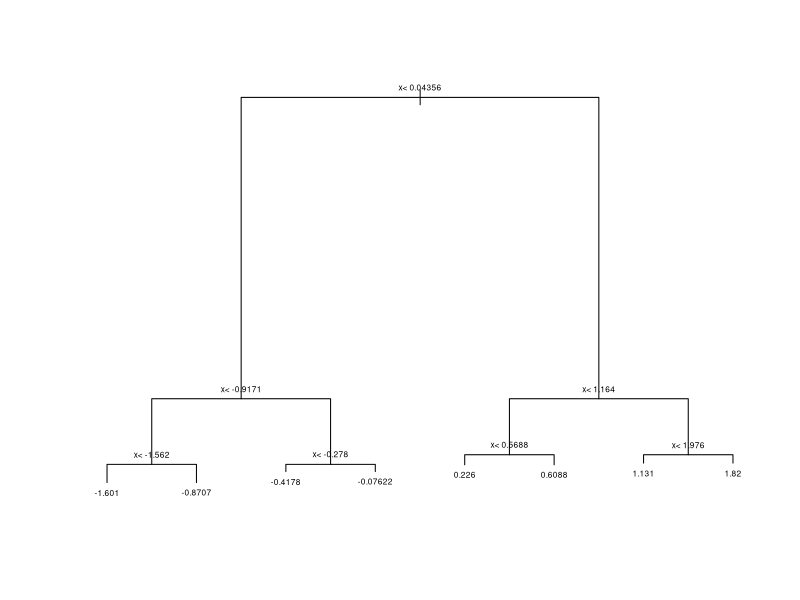
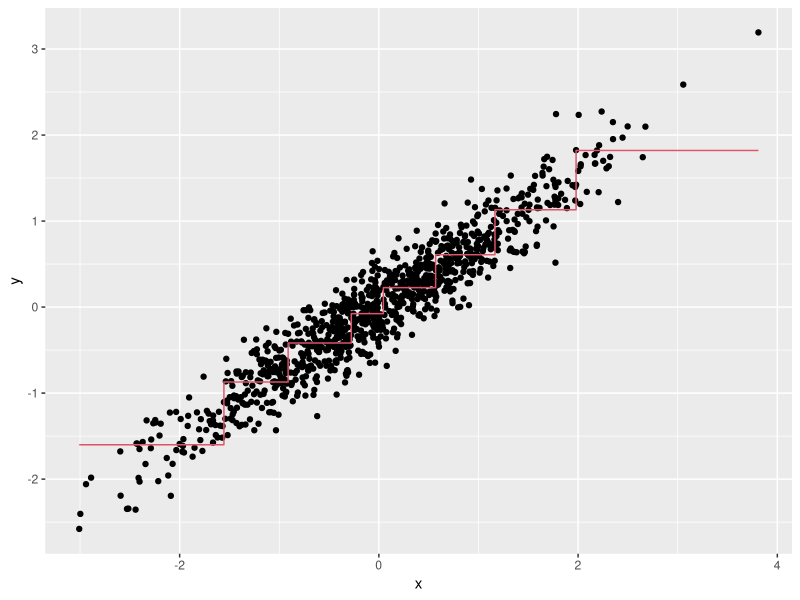
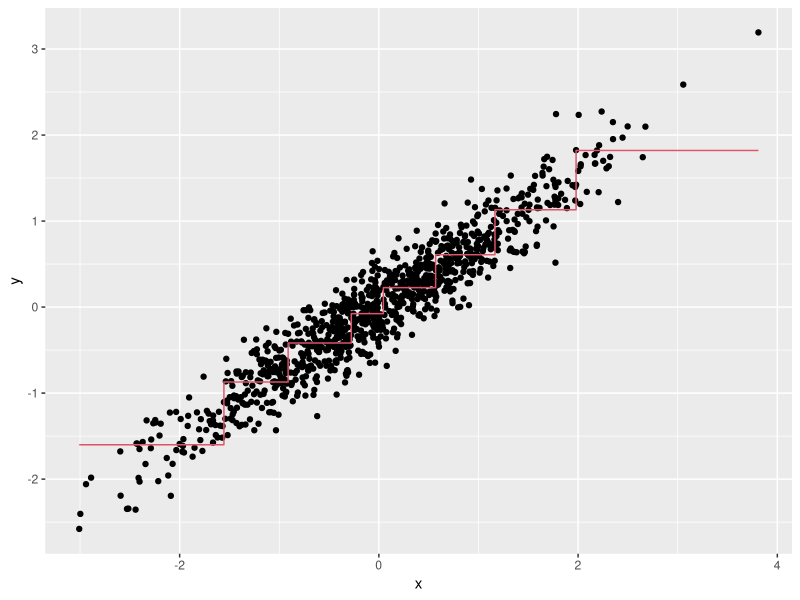
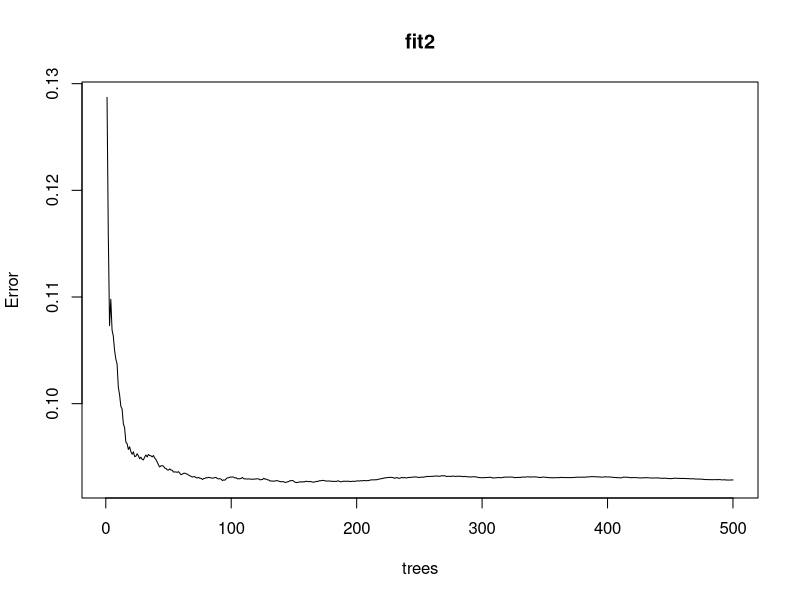
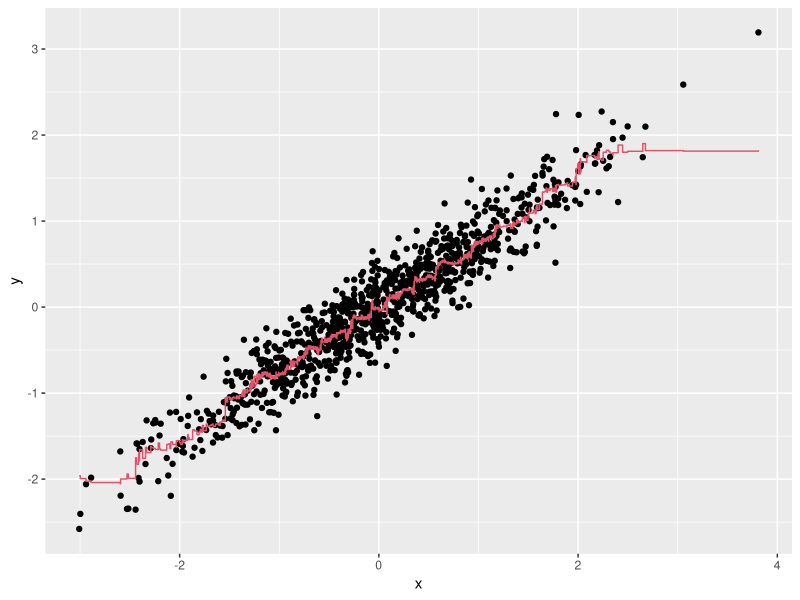

Write R code to recreate these figures, in order.
library(tidyverse)
library(rpart)
n <- 1000
sigma <- 0.25
#set.seed(1) 
set.seed(1, sample.kind = "Rounding") #if using R 3.6 or later
x <- rnorm(n, 0, 1)
y <- 0.75 * x + rnorm(n, 0, sigma)
dat <- data.frame(x = x, y = y)
fit <- rpart(y ~ ., data = dat)

plot(fit)
text(fit,cex=0.5)

dat %>% 
  mutate(y_hat = predict(fit)) %>% 
  ggplot() +
  geom_point(aes(x, y)) +
  geom_step(aes(x, y_hat), col=2)

library(randomForest)
fit2 <-  randomForest(y ~ x, data = dat)
  dat %>% 
  mutate(y_hat = predict(fit)) %>% 
  ggplot() +
  geom_point(aes(x, y)) +
  geom_step(aes(x, y_hat), col = 2)
plot(fit2)


#It seems that the default values for the Random Forest result in an estimate that is too flexible (unsmooth).
#Re-run the Random Forest but this time with a node size of 50 and a maximum of 25 nodes. Remake the plot.
fit3 <- randomForest(y ~ x, data = dat, nodesize = 50, maxnodes = 25)
  dat %>% 
  mutate(y_hat = predict(fit3)) %>% 
  ggplot() +
  geom_point(aes(x, y)) +
  geom_step(aes(x, y_hat), col = 2)
  